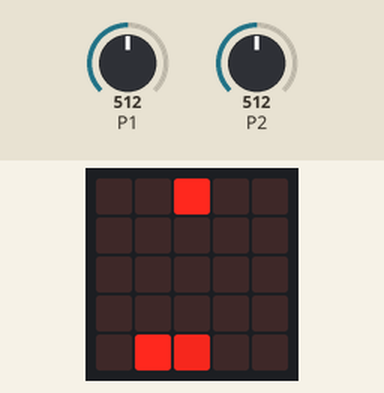
Recording of a program running on a simulated BBC micro:bit running MicroPython. On the bench: the board's 5×5 LED display. The inputs (shaded band) are chosen by the test bench; at power-on: P1 = 512, P2 = 512 (analog values on the 0–1023 scale). Random numbers come from a fixed seed.

Above: at 1.2 s.
1.3 s: P1 set to 750
4.3 s: P1 set to 780
At 4.8 s:
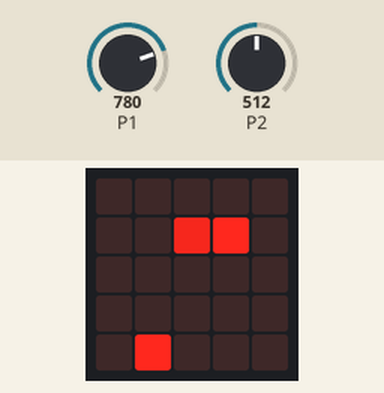
7.3 s: P1 set to 271
9.0 s: P1 set to 237
At 9.4 s:
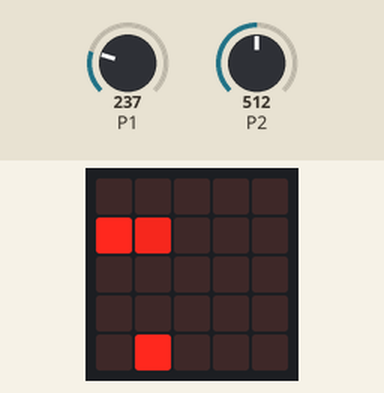
11.1 s: P1 set to 900
At 12.0 s:
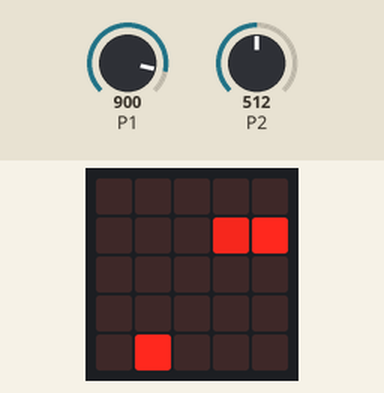
Timing chart, 0 to 14.1 s (numbered marks = the images above; inputs shaded):
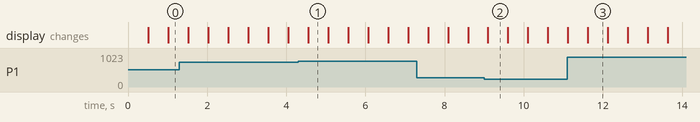

The program:

Snake.py
```python
from microbit import *
from random import randrange

DIR = {
    'NONE': 0,
    'U': 1,
    'D': 2,
    'L': 3,
    'R': 4,
    'U_L': 5,
    'U_R': 6,
    'D_L': 7,
    'D_R': 8
}


class JOYSTICK():
    def __init__(self):
        self.Read_X = pin1.read_analog()
        self.Read_Y = pin2.read_analog()

    def Listen_Dir(self, Dir):
        Get_Rocker = DIR['NONE']
        New_X = pin1.read_analog()
        New_Y = pin2.read_analog()

        Dx = abs(self.Read_X - New_X)
        Dy = abs(self.Read_Y - New_Y)

        Right = New_X - self.Read_X
        Left = self.Read_X - New_X
        Up = New_Y - self.Read_Y
        Down = self.Read_Y - New_Y

        # max = 1023
        Precision = 256

        if Right > Precision and Dy < Precision:
            Get_Rocker = DIR['R']
        elif Left > Precision and Dy < Precision:
            Get_Rocker = DIR['L']
        elif Up > Precision and Dx < Precision:
            Get_Rocker = DIR['U']
        elif Down > Precision and Dx < Precision:
            Get_Rocker = DIR['D']
        elif Right > Precision and Up > Precision:
            Get_Rocker = DIR['U_R']
        elif Right > Precision and Down > Precision:
            Get_Rocker = DIR['D_R']
        elif Left > Precision and Up > Precision:
            Get_Rocker = DIR['U_L']
        elif Left > Precision and Down > Precision:
            Get_Rocker = DIR['D_L']
        else:
            Get_Rocker = DIR['NONE']

        if Dir == Get_Rocker:
            return True
        else:
            return False


class Snake():
    def __init__(self):
        self.length = 2
        self.direction = "down"
        self.head = (2, 2)
        self.tail = []

    def move(self):
        # extend tail
        self.tail.append(self.head)

        # check snake size
        if len(self.tail) > self.length - 1:
            self.tail = self.tail[-(self.length - 1):]

        if self.direction == "left":
            self.head = ((self.head[0] - 1) % 5, self.head[1])
        elif self.direction == "right":
            self.head = ((self.head[0] + 1) % 5, self.head[1])
        elif self.direction == "up":
            self.head = (self.head[0], (self.head[1] - 1) % 5)
        elif self.direction == "down":
            self.head = (self.head[0], (self.head[1] + 1) % 5)

    def grow(self):
        self.length += 1

    def collides_with(self, position):
        return position == self.head or position in self.tail

    def draw(self):
        # draw head
        display.set_pixel(self.head[0], self.head[1], 9)

        # draw tail
        brightness = 8
        for dot in reversed(self.tail):
            display.set_pixel(dot[0], dot[1], brightness)
            brightness = max(brightness - 1, 5)


class Fruit():
    def __init__(self):
        # place in a random position on the screen
        self.position = (randrange(0, 5), randrange(0, 5))

    def draw(self):
        display.set_pixel(self.position[0], self.position[1], 9)


class Game():
    def __init__(self):
        self.player = Snake()
        self.place_fruit()
        self.joystick = JOYSTICK()

    def place_fruit(self):
        while True:
            self.fruit = Fruit()
            # check it's in a free space on the screen
            if not self.player.collides_with(self.fruit.position):
                break

    def handle_input(self):
        self.dir = self.player.direction
        if self.joystick.Listen_Dir(DIR['U']):
            self.dir = "up"
        elif self.joystick.Listen_Dir(DIR['D']):
            self.dir = "down"
        elif self.joystick.Listen_Dir(DIR['L']):
            self.dir = "left"
        elif self.joystick.Listen_Dir(DIR['R']):
            self.dir = "right"
        self.player.direction = self.dir

    def update(self):
        # move snake
        self.player.move()

        # game over?
        if self.player.head in self.player.tail:
            self.game_over()

        # nom nom nom
        elif self.player.head == self.fruit.position:
            self.player.grow()

            # space for more fruit?
            if self.player.length < 5 * 5:
                self.place_fruit()
            else:
                self.game_over()

    def score(self):
        return self.player.length - 2

    def game_over(self):
        display.scroll("Score: %s" % self.score())
        reset()

    def draw(self):
        display.clear()
        self.player.draw()
        self.fruit.draw()


game = Game()

# main game loop
while True:
    game.handle_input()
    game.update()
    game.draw()
    sleep(500)
```

Measured:
- the behaviour switches between 768 and 769 on P1 (found by bisection; images 0 and 1)
- the behaviour switches between 256 and 255 on P1 (found by bisection; images 1 and 2)
- what the display in image 1 shows lasts 0.5 s, from 4.6 s to 5.1 s
